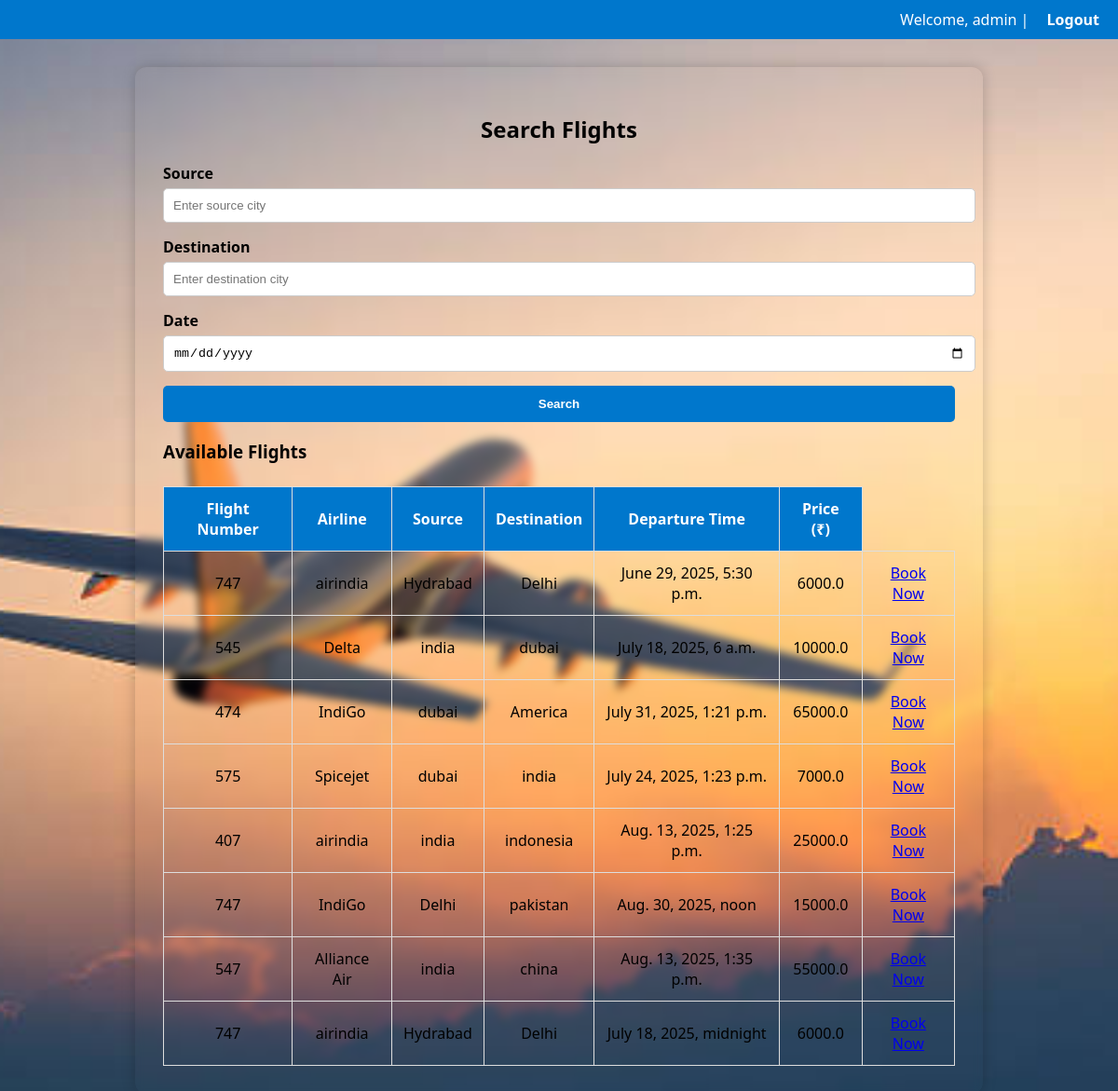
The app's page /search/ (signed in) with its own data.
### FlightApp/models.py (models this page shows, shortened)
class Flight(models.Model):
    flight_number = models.CharField(max_length=10)
    airline = models.CharField(max_length=50)
    source = models.CharField(max_length=100)
    destination = models.CharField(max_length=100)
    departure_time = models.DateTimeField()
    arrival_time = models.DateTimeField()
    price = models.FloatField()

### FlightApp/views.py (the view)
# urls.py: path('search/', views.home, name='search'),  # 👈 This line added
@login_required
def home(request):
    query_source = request.GET.get('source')
    query_dest = request.GET.get('destination')
    query_date = request.GET.get('departure_date')
    flights = Flight.objects.all()
    if query_source and query_dest and query_date:
        flights = Flight.objects.filter(
            Q(source__icontains=query_source),
            Q(destination__icontains=query_dest),
            Q(departure_time__date=query_date)
        )
    return render(request, 'home.html', {
        'flights': flights,
        'source_query': query_source or '',
        'destination_query': query_dest or '',
        'departure_date_query': query_date or ''
    })

### FlightApp/templates/home.html (shortened to what this page needs)
{% load static %}
<!DOCTYPE html>
<html>
<head>
</head>
<body>
    <div class="nav">
        {% if user.is_authenticated %}
            Welcome, {{ user.username }} |
            <a href="{% url 'logout' %}">Logout</a>
        {% else %}
            <a href="{% url 'login' %}">Login</a>
            <a href="{% url 'signup' %}">Signup</a>
        {% endif %}
    </div>
    <div class="container">
        <h2>Search Flights</h2>
        <form method="get">
            <label>Source</label>
            <input type="text" name="source" placeholder="Enter source city" value="{{ source_query }}">
            <label>Destination</label>
            <input type="text" name="destination" placeholder="Enter destination city" value="{{ destination_query }}">
            <label>Date</label>
            <input type="date" name="departure_date" value="{{ departure_date_query }}">
            <button type="submit">Search</button>
        </form>
        {% if flights %}
            <h3>Available Flights</h3>
            <table>
                <thead>
                    <tr>
                        <th>Flight Number</th>
                        <th>Airline</th>
                        <th>Source</th>
                        <th>Destination</th>
                        <th>Departure Time</th>
                        <th>Price (₹)</th>
                    </tr>
                </thead>
                <tbody>
                    {% for flight in flights %}
                        <tr>
                            <td>{{ flight.flight_number }}</td>
                            <td>{{ flight.airline }}</td>
                            <td>{{ flight.source }}</td>
                            <td>{{ flight.destination }}</td>
                            <td>{{ flight.departure_time }}</td>
                            <td>{{ flight.price }}</td>
                            <td><a href="{% url 'book_flight' flight.id %}" class="btn btn-success btn-sm">Book Now</a></td>
                        </tr>
                    {% endfor %}
                </tbody>
            </table>
        {% else %}
            <p style="text-align:center;">No flights found.</p>
        {% endif %}
    </div>
</body>
</html>

### records on screen
Flight: flight_number "747", airline "airindia", source "Hydrabad", destination "Delhi", departure_time "June 29, 2025, 5:30 p.m.", price "6000.0"
Flight: flight_number "545", airline "Delta", source "india", destination "dubai", departure_time "July 18, 2025, 6 a.m.", price "10000.0"
Flight: flight_number "474", airline "IndiGo", source "dubai", destination "America", departure_time "July 31, 2025, 1:21 p.m.", price "65000.0"
Flight: flight_number "575", airline "Spicejet", source "dubai", destination "india", departure_time "July 24, 2025, 1:23 p.m.", price "7000.0"
Flight: flight_number "407", airline "airindia", source "india", destination "indonesia", departure_time "Aug. 13, 2025, 1:25 p.m.", price "25000.0"
Flight: flight_number "747", airline "IndiGo", source "Delhi", destination "pakistan", departure_time "Aug. 30, 2025, noon", price "15000.0"
Flight: flight_number "547", airline "Alliance Air", source "india", destination "china", departure_time "Aug. 13, 2025, 1:35 p.m.", price "55000.0"
Flight: flight_number "747", airline "airindia", source "Hydrabad", destination "Delhi", departure_time "July 18, 2025, midnight", price "6000.0"

### other values on screen
{{ user.username }} "admin"
